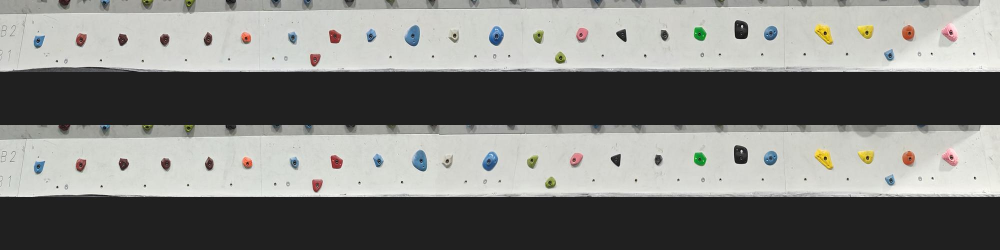
#> input picture reviews/2026-11-v10-assistant-reviewed/evidence/bottom-image-check.jpg, 2000 x 500 px, given in place of current-site-wall.jpg, which was not available (shown at 1/2 size)
$ python make_review_visuals_r2.py
#> lines starting #> are read from the running program, lines starting #| are printed output that depends on the picture
from pathlib import Path
import json
from PIL import Image,ImageDraw,ImageFont
root=Path('/workspace/wall-comparison-2026-11-27');out=root/'new-wall-preview-r2'
old=Image.open(root/'current-site-wall.jpg').convert('RGB');new=Image.open(out/'wall.jpg').convert('RGB');font=ImageFont.truetype('/usr/share/fonts/truetype/dejavu/DejaVuSans.ttf',22)
#> further down, old is the input picture: PIL image 2000x500 RGB; mean R, G, B 127.2, 127.7, 124.4
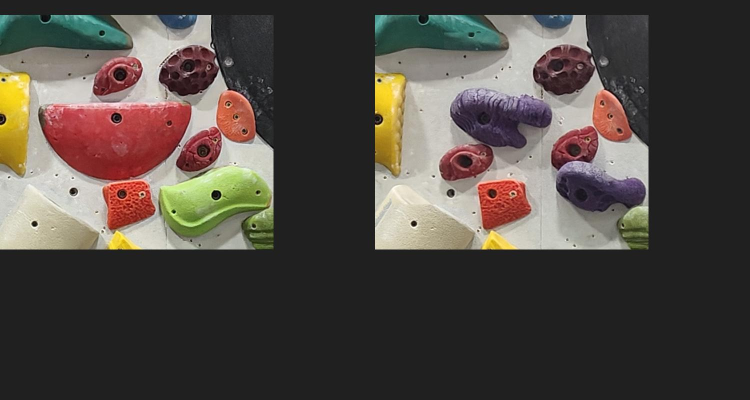
#> input picture reviews/2026-11-v10-assistant-reviewed/evidence/change-detail-1.jpg, 1500 x 800 px, given in place of wall.jpg, which was not available (shown at 1/2 size)
#> further down, new is the input picture: PIL image 1500x800 RGB; mean R, G, B 80.2, 73.4, 67.4
def gif(a,b,path):
 combo=Image.new('RGB',(a.width,a.height*2));combo.paste(a);combo.paste(b,(0,a.height));palette=combo.quantize(colors=256);frames=[im.quantize(palette=palette,dither=Image.Dither.NONE) for im in [a,b]];frames[0].save(path,save_all=True,append_images=frames[1:],duration=1400,loop=0,disposal=2,optimize=False)
frames=[]
for label,im in [('PREVIOUS | v9',old),('NEW | Nov 27 | v10 candidate',new)]:
 s=(1800,round(im.height*1800/im.width));f=Image.new('RGB',(s[0],s[1]+42),'#171d13');f.paste(im.resize(s,Image.Resampling.LANCZOS),(0,42));ImageDraw.Draw(f).text((15,7),label,font=font,fill='white');frames.append(f)
#> this loop made 2 passes
#> (label, s) on passes 1 to 2: ('PREVIOUS | v9', (1800, 450)), ('NEW | Nov 27 | v10 candidate', (1800, 960))
#> pass 1, `f = Image.new('RGB', (s[0], s[1] + 42), '#171d13')`:
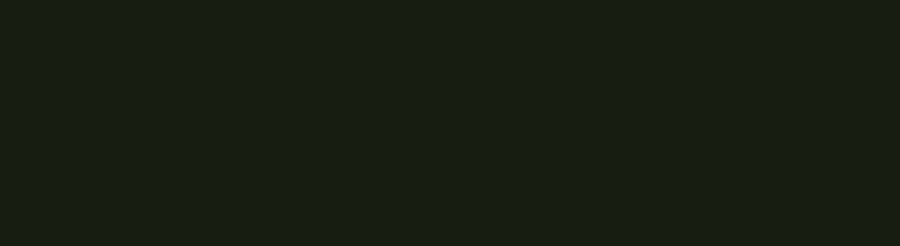
#> f: PIL image 1800x492 RGB (shown at 1/2 size); mean R, G, B 23, 29, 19
#> pass 2, `f = Image.new('RGB', (s[0], s[1] + 42), '#171d13')`:
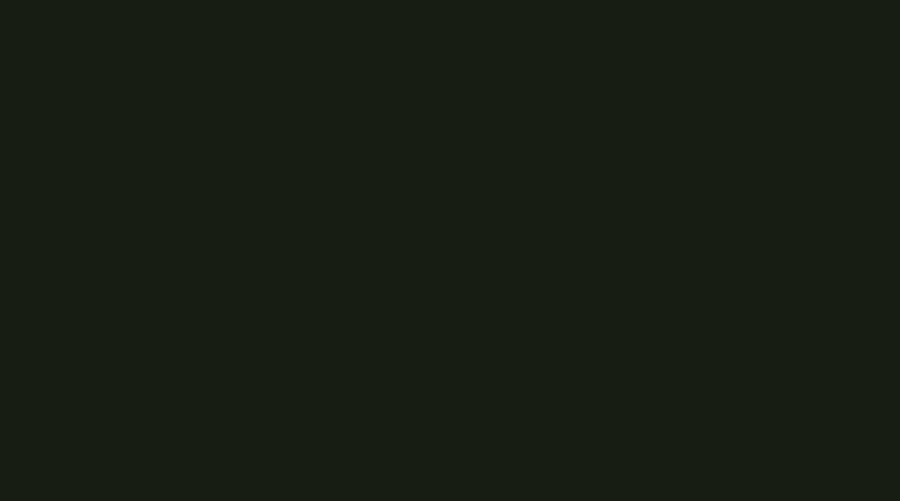
#> f: PIL image 1800x1002 RGB (shown at 1/2 size); mean R, G, B 23, 29, 19
#> after the loop:
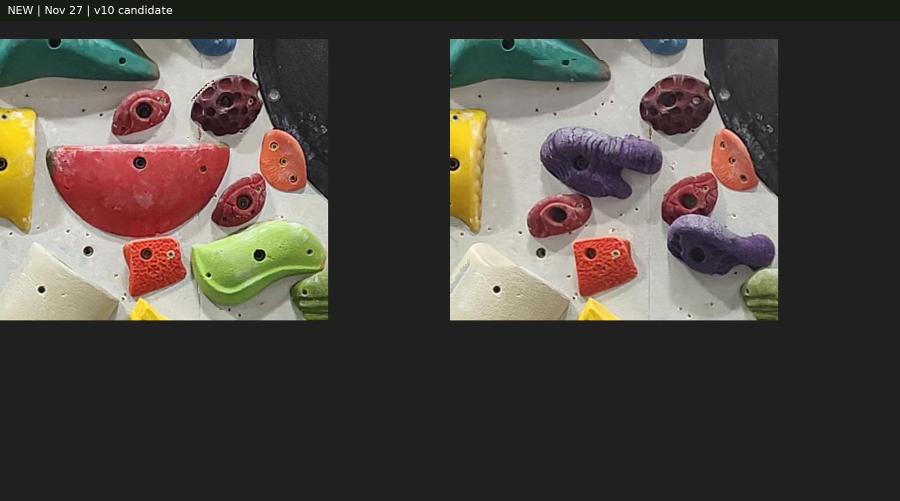
#> f: PIL image 1800x1002 RGB (shown at 1/2 size); mean R, G, B 78, 71.7, 65.6
#> after the loop, frames = 2 items
gif(*frames,out/'previous-vs-new.gif')
#> in gif, `combo = Image.new('RGB', (a.width, a.height * 2))`: combo: PIL image 1800x984 RGB; every value is 0
#> in gif, `combo.paste(a)`:
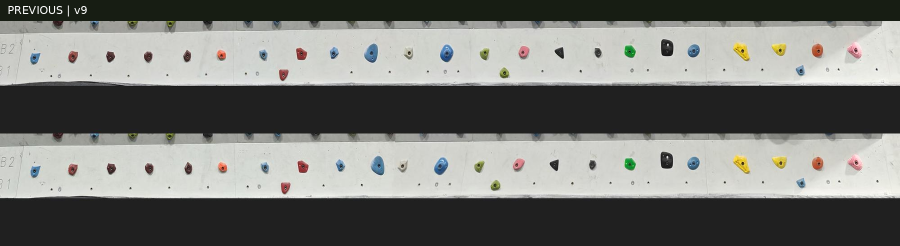
#> a: PIL image 1800x492 RGB (shown at 1/2 size); mean R, G, B 118.5, 119.5, 115.7
#> in gif, `combo.paste(a)`:
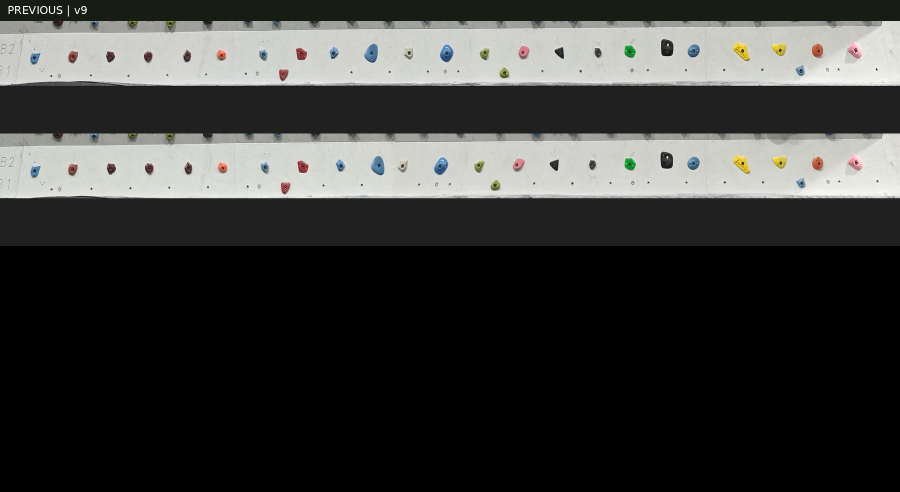
#> combo: PIL image 1800x984 RGB (shown at 1/2 size); mean R, G, B 59.2, 59.7, 57.8
#> in gif, `combo.paste(b, (0, a.height))`:
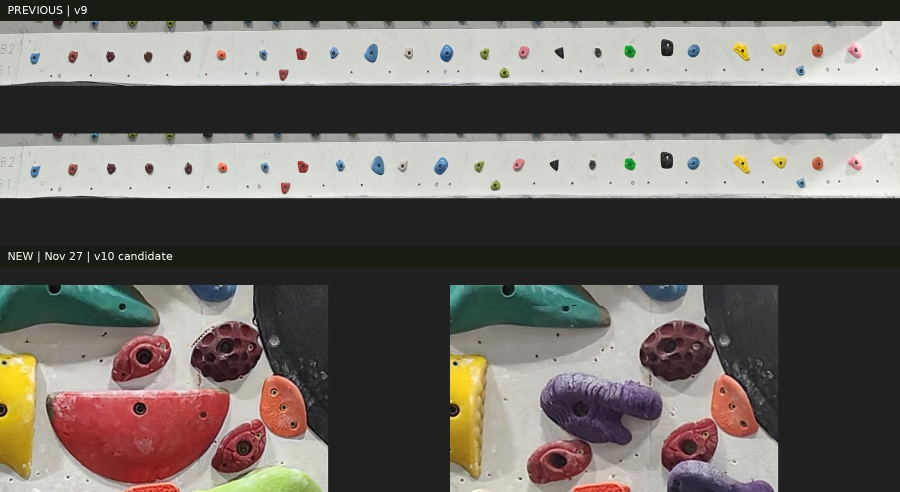
#> combo: PIL image 1800x984 RGB (shown at 1/2 size); mean R, G, B 107.2, 102.4, 97.1
#> (the run stopped early here; a loop or call above may not have finished)
